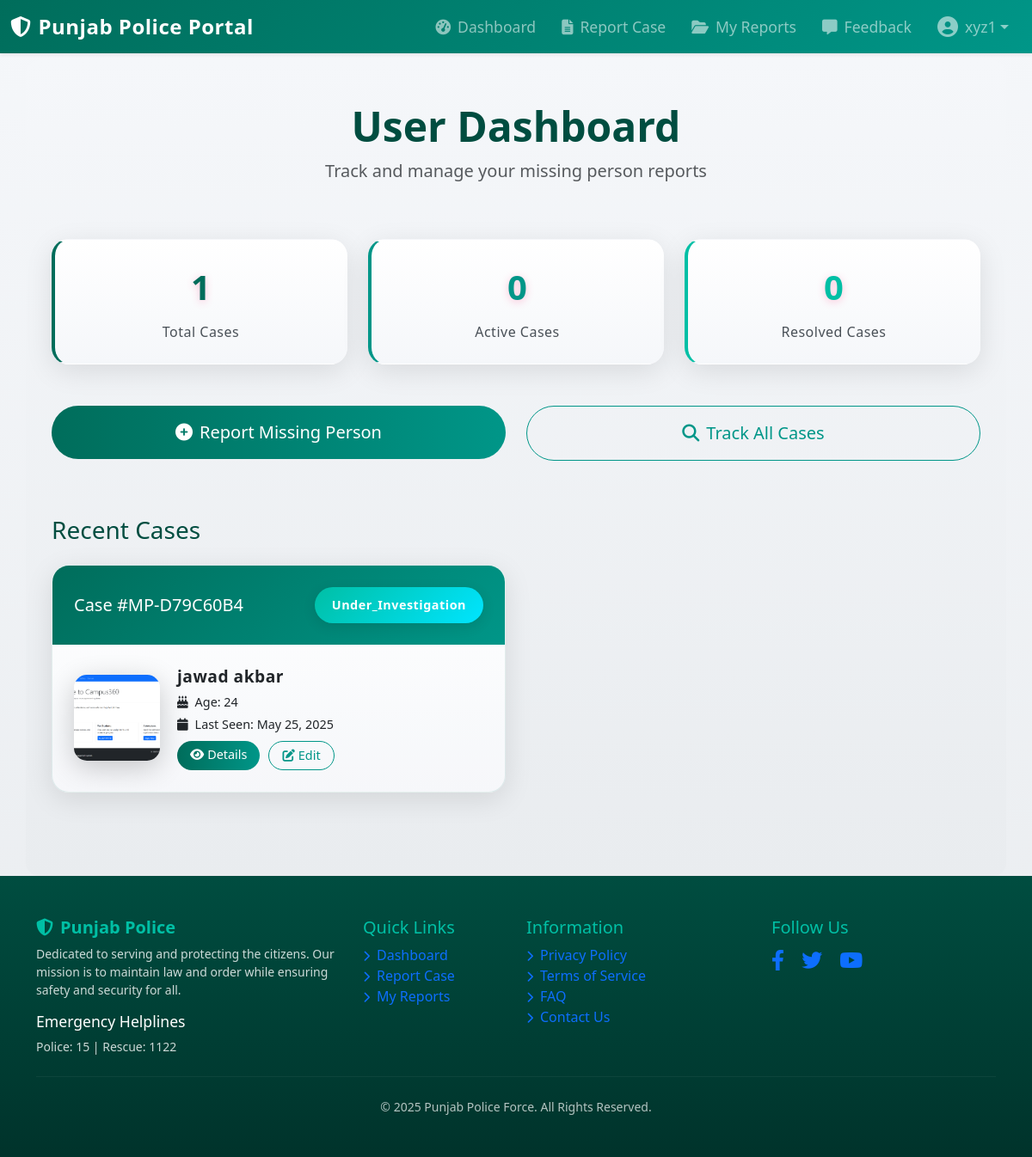
The page /user/dashboard/ (signed in) on the database as committed earlier.
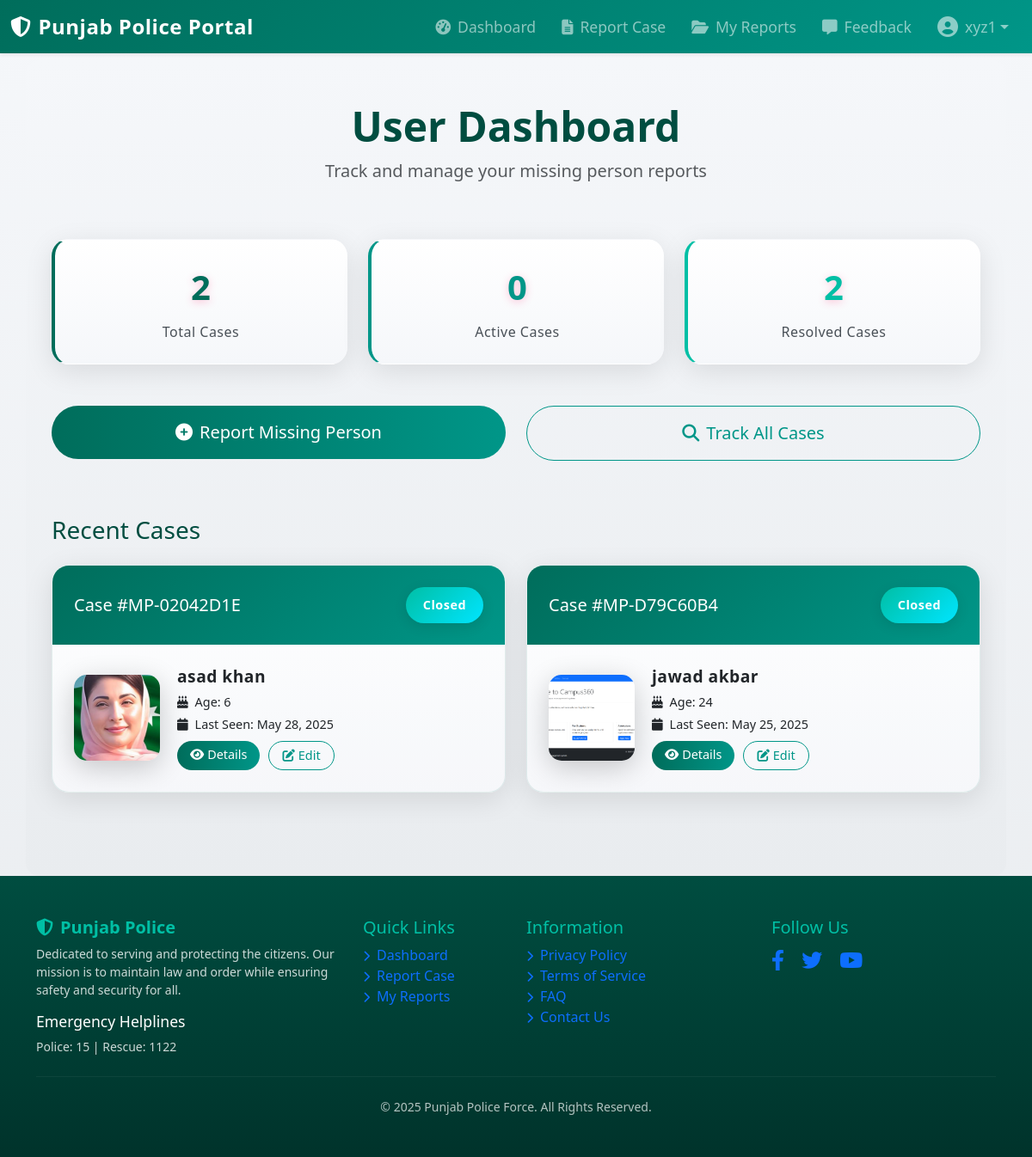
The same page on the database as committed later.
### user/models.py (models this page shows, shortened)
class MissingPerson(models.Model):
    GENDER_CHOICES = (
        ('M', 'Male'),
        ('F', 'Female'),
        ('O', 'Other'),
    )
    STATUS_CHOICES = (
        ('pending', 'Pending'),
        ('investigation', 'Under Investigation'),
        ('found', 'Found'),
        ('closed', 'Closed'),
    )
    first_name = models.CharField(max_length=100)
    last_name = models.CharField(max_length=100)
    age = models.IntegerField()
    gender = models.CharField(max_length=1, choices=GENDER_CHOICES)
    date_of_birth = models.DateField()
    height = models.CharField(max_length=50, help_text="Height in feet and inches")
    weight = models.CharField(max_length=50, help_text="Weight in kg", blank=True)
    eye_color = models.CharField(max_length=50)
    hair_color = models.CharField(max_length=50)
    skin_color = models.CharField(max_length=50, blank=True)
    distinguishing_marks = models.TextField(blank=True, help_text="Scars, tattoos, or other identifying marks")
    last_seen_date = models.DateField()
    last_seen_location = models.CharField(max_length=255)
    last_seen_wearing = models.TextField(help_text="Description of clothes last seen wearing")
    reporter = models.ForeignKey(User, on_delete=models.CASCADE, related_name='reported_missing_persons')
    contact_number = models.CharField(max_length=15)
    additional_contact = models.CharField(max_length=15, blank=True)
    case_number = models.CharField(max_length=50, unique=True)
    status = models.CharField(max_length=20, choices=STATUS_CHOICES, default='pending')
    location_found = models.CharField(max_length=255, blank=True, null=True)
    found_date = models.DateField(blank=True, null=True)
    description = models.TextField(help_text="Additional details about the missing person")
    photo = models.ImageField(upload_to='missing_persons/')
    additional_photo_1 = models.ImageField(upload_to='missing_persons/additional/', blank=True, null=True)
    additional_photo_2 = models.ImageField(upload_to='missing_persons/additional/', blank=True, null=True)
    additional_photo_3 = models.ImageField(upload_to='missing_persons/additional/', blank=True, null=True)
    closure_proof_photo = models.ImageField(upload_to='missing_persons/closure_proofs/', blank=True, null=True)
    created_at = models.DateTimeField(auto_now_add=True)
    updated_at = models.DateTimeField(auto_now=True)
    class Meta:
        ordering = ['-created_at']
        verbose_name = 'Missing Person'
        verbose_name_plural = 'Missing Persons'

### user/views.py (the view)
# urls.py: path('dashboard/', views.user_dashboard, name='user_dashboard'),
@login_required
def user_dashboard(request):
    if not request.user.is_authenticated:
        return redirect('login')
    user_cases = MissingPerson.objects.filter(reporter=request.user)
    total_cases = user_cases.count()
    active_cases = user_cases.filter(status__in=['pending', 'investigation']).count()
    resolved_cases = user_cases.filter(status__in=['found', 'closed']).count()
    recent_cases = user_cases.order_by('-created_at')[:5]
    context = {
        'total_cases': total_cases,
        'active_cases': active_cases,
        'resolved_cases': resolved_cases,
        'recent_cases': recent_cases,
    }
    return render(request, 'userdashboard.html', context)

### user/templates/userdashboard.html (shortened to what the changed rows need)
{% extends 'base_users.html' %}
{% load static %}
{% block content %}
<div class="container py-5" style="background: linear-gradient(to bottom, #f5f7fa, #e9ecef); border-radius: 15px; padding: 30px;">
    <div class="row mb-5">
        <div class="col-12 text-center">
            <h1 class="display-5 fw-bold" style="color: #004d40;">User Dashboard</h1>
        </div>
    </div>
    <div class="row mb-5">
        <div class="col-md-4">
            <div class="stat-card" style="background: linear-gradient(to bottom, #ffffff, #f5f7fa); border-left: .3rem solid #006d5b;">
                <div class="stat-number" style="color: #006d5b;">{{ total_cases }}</div>
                <div class="stat-label" style="color: #495057;">Total Cases</div>
            </div>
        </div>
        <div class="col-md-4">
            <div class="stat-card" style="background: linear-gradient(to bottom, #ffffff, #f5f7fa); border-left: .3rem solid #00bfa5;">
                <div class="stat-number" style="color: #00bfa5;">{{ resolved_cases }}</div>
                <div class="stat-label" style="color: #495057;">Resolved Cases</div>
            </div>
        </div>
    </div>
    <div class="row">
        {% for case in recent_cases %}
        <div class="col-md-6 mb-4">
            <div class="dashboard-card" style="background: linear-gradient(to bottom, #ffffff, #f5f7fa); border: 1px solid rgba(0, 109, 91, 0.1);">
                <div class="card-header d-flex justify-content-between align-items-center" style="background: linear-gradient(135deg, #006d5b, #009688); color: white;">
                    <h5 class="mb-0">Case #{{ case.case_number }}</h5>
                    <span class="status-badge status-{{ case.status }}" style="background: linear-gradient(135deg, #00bfa5, #00e5ff); color: white;">
                        {{ case.status|title }}
                    </span>
                </div>
                <div class="card-body">
                    <div class="case-details">
                        {% if case.photo %}
                        <img src="{{ case.photo.url }}" alt="Missing Person Photo" class="case-photo">
                        {% else %}
                        <div class="no-photo-placeholder">
                            <i class="fas fa-user"></i>
                        </div>
                        {% endif %}
                        <div class="case-info">
                            <h6 class="case-title">{{ case.first_name }} {{ case.last_name }}</h6>
                            <p class="case-meta"><i class="fas fa-birthday-cake"></i>Age: {{ case.age }}</p>
                            <p class="case-meta"><i class="fas fa-calendar"></i>Last Seen: {{ case.last_seen_date|date:"F d, Y" }}</p>
                            <div class="action-buttons mt-2">
                                <a href="{% url 'missing_person_detail' case_number=case.case_number %}" class="btn btn-primary" style="background: linear-gradient(to right, #006d5b, #009688); border: none;">
                                    <i class="fas fa-eye me-1"></i>Details
                                </a>
                                <button class="btn btn-outline-primary edit-case-btn" data-case-number="{{ case.case_number }}" style="border-color: #009688; color: #009688;">
                                    <i class="fas fa-edit me-1"></i>Edit
                                </button>
                            </div>
                        </div>
                    </div>
                </div>
            </div>
        </div>
        {% empty %}
        <div class="col-12">
            <div class="alert alert-info">
                No recent cases found. <a href="{% url 'report_missing_person' %}" class="alert-link">Report a new case</a>
            </div>
        </div>
        {% endfor %}
    </div>
</div>
{% endblock %}

Rows that differ between the two databases and show on the page:
added MissingPerson: case_number "MP-02042D1E", status "Closed", photo (picture), first_name "asad", last_name "khan", age "6", last_seen_date "May 28, 2025"
changed MissingPerson "MP-D79C60B4": status "Under_Investigation" → "Closed"
Other text that changed with them:
{{ total_cases }}: "1" → "2"
{{ resolved_cases }}: "0" → "2"
